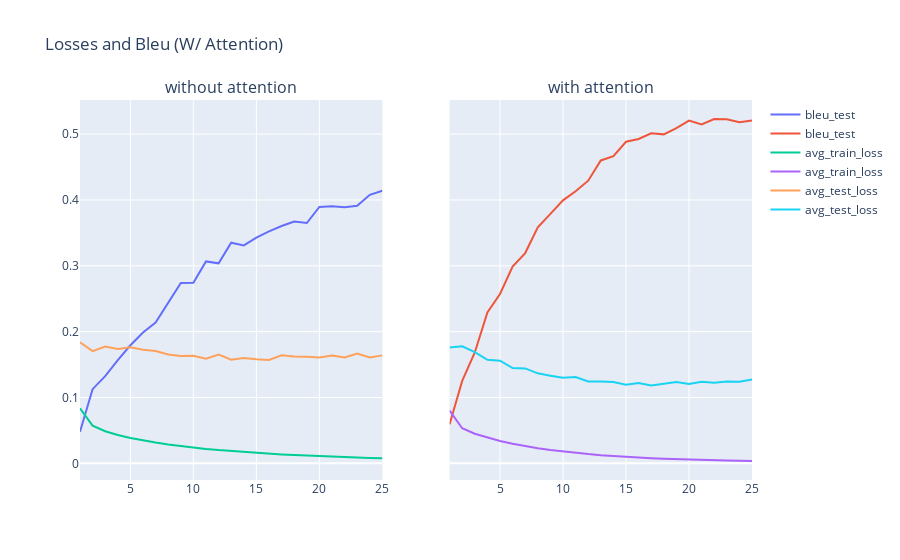

Notebook source saved alongside this figure:
### Code cell
from plotly.subplots import make_subplots

epochs = list(range(1, len(plot_stats['avg_train_loss'])+1))

fig = make_subplots(rows=1, cols=2, shared_yaxes=True, column_titles=["without attention", "with attention"])


for ks in plot_stats.keys():
    
    y_val = plot_stats[ks]
    y_name = ks
    y_val_a = a_plot_stats[ks]
    y_name_a = ks 

    fig.add_trace(go.Scatter(x=epochs, y=y_val,
                    mode='lines',
                    name=y_name), row=1, col=1)
    
    fig.add_trace(go.Scatter(x=epochs, y=y_val_a,
                    mode='lines',
                    name=y_name_a), row=1, col=2)
    
fig.layout['title'] = 'Losses and Bleu (W/ Attention)'

fig.show()

### Figure 1 — Plotly figure (JSON) as saved in the notebook; plotly's stock layout.template omitted (floating-point values rounded to 4 significant figures)
{"data": [{"mode": "lines", "name": "bleu_test", "type": "scatter", "x": [1, 2, 3, 4, 5, 6, 7, 8, 9, 10, 11, 12, 13, 14, 15, 16, 17, 18, 19, 20, 21, 22, 23, 24, 25], "xaxis": "x", "y": [0.04807, 0.1126, 0.1325, 0.1569, 0.1793, 0.1986, 0.2138, 0.2434, 0.274, 0.2744, 0.3066, 0.3038, 0.3352, 0.331, 0.3428, 0.3522, 0.3604, 0.3673, 0.365, 0.3894, 0.3904, 0.3891, 0.391, 0.4079, 0.414], "yaxis": "y"}, {"mode": "lines", "name": "bleu_test", "type": "scatter", "x": [1, 2, 3, 4, 5, 6, 7, 8, 9, 10, 11, 12, 13, 14, 15, 16, 17, 18, 19, 20, 21, 22, 23, 24, 25], "xaxis": "x2", "y": [0.05926, 0.1252, 0.1683, 0.2292, 0.2571, 0.2987, 0.3193, 0.3585, 0.3789, 0.3994, 0.4133, 0.4293, 0.46, 0.4664, 0.4883, 0.4925, 0.5012, 0.4996, 0.5092, 0.5205, 0.5145, 0.5229, 0.5226, 0.518, 0.5207], "yaxis": "y2"}, {"mode": "lines", "name": "avg_train_loss", "type": "scatter", "x": [1, 2, 3, 4, 5, 6, 7, 8, 9, 10, 11, 12, 13, 14, 15, 16, 17, 18, 19, 20, 21, 22, 23, 24, 25], "xaxis": "x", "y": [0.08362, 0.05722, 0.04873, 0.04299, 0.03853, 0.03476, 0.03155, 0.02866, 0.02619, 0.02393, 0.02194, 0.02017, 0.0186, 0.01712, 0.01578, 0.01455, 0.01346, 0.01249, 0.0116, 0.01074, 0.01002, 0.009349, 0.0087, 0.008126, 0.007589], "yaxis": "y"}, {"mode": "lines", "name": "avg_train_loss", "type": "scatter", "x": [1, 2, 3, 4, 5, 6, 7, 8, 9, 10, 11, 12, 13, 14, 15, 16, 17, 18, 19, 20, 21, 22, 23, 24, 25], "xaxis": "x2", "y": [0.08005, 0.05332, 0.0449, 0.03888, 0.03391, 0.02975, 0.02617, 0.02309, 0.02038, 0.01797, 0.01588, 0.01402, 0.0124, 0.01106, 0.00974, 0.008678, 0.007749, 0.006929, 0.006192, 0.005595, 0.005059, 0.004548, 0.00419, 0.003838, 0.003555], "yaxis": "y2"}, {"mode": "lines", "name": "avg_test_loss", "type": "scatter", "x": [1, 2, 3, 4, 5, 6, 7, 8, 9, 10, 11, 12, 13, 14, 15, 16, 17, 18, 19, 20, 21, 22, 23, 24, 25], "xaxis": "x", "y": [0.1839, 0.1703, 0.1774, 0.1736, 0.1763, 0.1726, 0.1705, 0.1654, 0.1629, 0.1633, 0.159, 0.1651, 0.1574, 0.1601, 0.1582, 0.1569, 0.1641, 0.1623, 0.162, 0.1607, 0.1636, 0.1609, 0.1668, 0.1608, 0.164], "yaxis": "y"}, {"mode": "lines", "name": "avg_test_loss", "type": "scatter", "x": [1, 2, 3, 4, 5, 6, 7, 8, 9, 10, 11, 12, 13, 14, 15, 16, 17, 18, 19, 20, 21, 22, 23, 24, 25], "xaxis": "x2", "y": [0.1758, 0.1778, 0.1688, 0.1572, 0.1559, 0.1447, 0.1442, 0.1367, 0.1331, 0.13, 0.131, 0.1242, 0.1242, 0.1233, 0.1194, 0.122, 0.1181, 0.1211, 0.1237, 0.1205, 0.1239, 0.1223, 0.1242, 0.1238, 0.1273], "yaxis": "y2"}], "layout": {"annotations": [{"font": {"size": 16}, "showarrow": false, "text": "without attention", "x": 0.225, "xanchor": "center", "xref": "paper", "y": 1, "yanchor": "bottom", "yref": "paper"}, {"font": {"size": 16}, "showarrow": false, "text": "with attention", "x": 0.775, "xanchor": "center", "xref": "paper", "y": 1, "yanchor": "bottom", "yref": "paper"}], "title": {"text": "Losses and Bleu (W/ Attention)"}, "xaxis": {"anchor": "y", "domain": [0, 0.45]}, "xaxis2": {"anchor": "y2", "domain": [0.55, 1]}, "yaxis": {"anchor": "x", "domain": [0, 1]}, "yaxis2": {"anchor": "x2", "domain": [0, 1], "matches": "y", "showticklabels": false}}}
